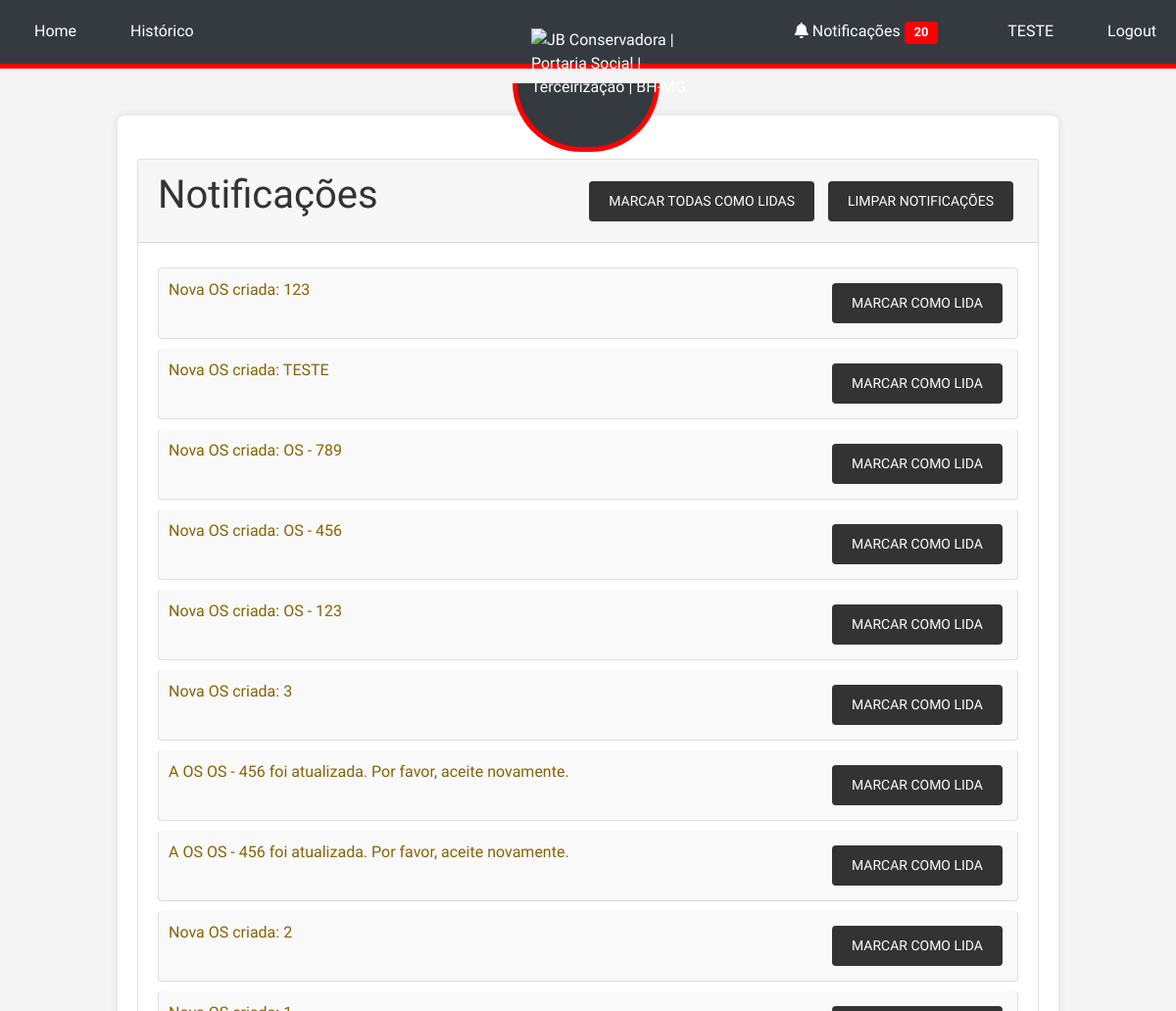
The page /notifications (signed in, upper part) on the database as committed earlier.
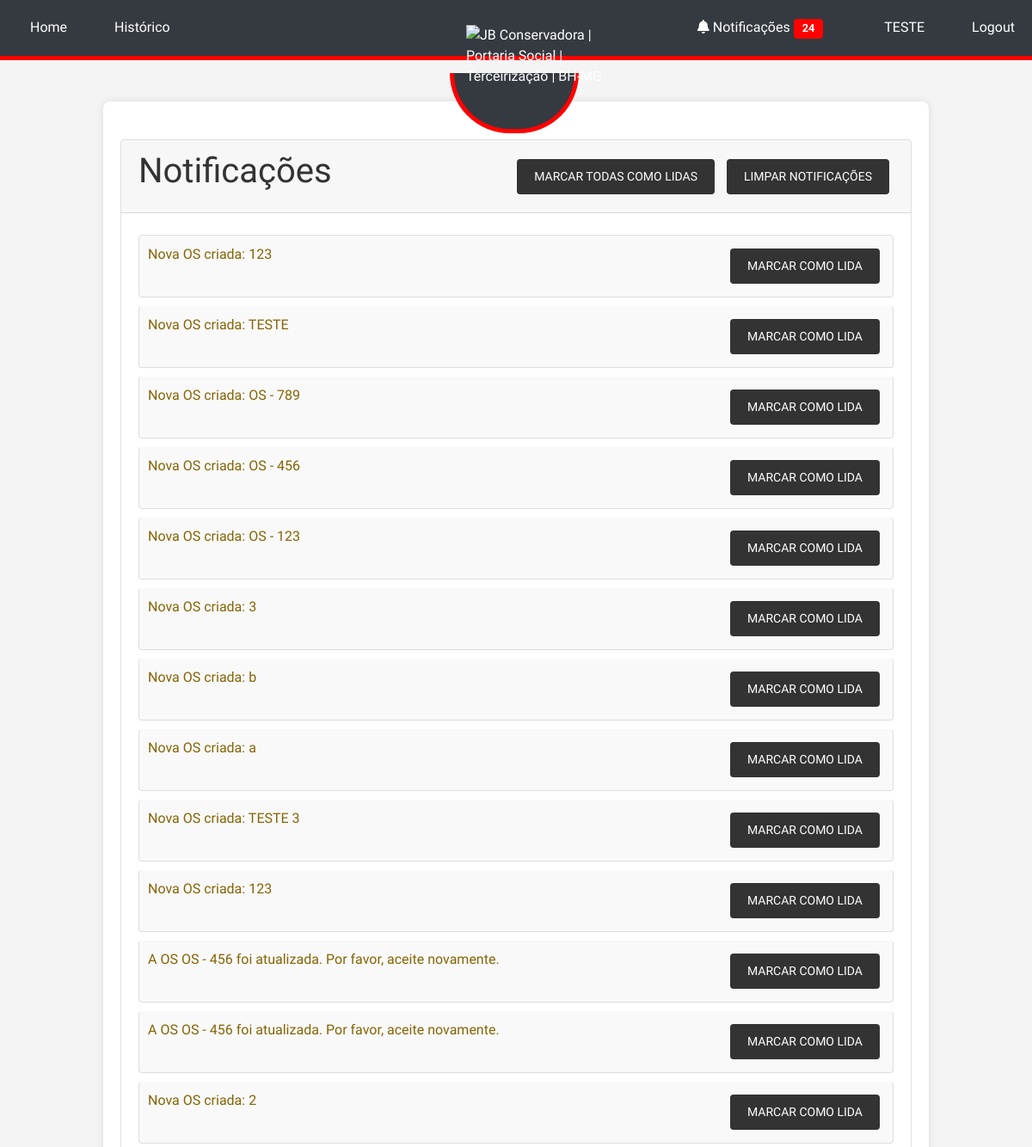
The same page on the database as committed later.
### tables this page shows
CREATE TABLE notifications (
            id INTEGER PRIMARY KEY AUTOINCREMENT,
            user_id INTEGER,
            message TEXT,
            is_read INTEGER DEFAULT 0,
            created_at TEXT, os_id INTEGER,
            FOREIGN KEY(user_id) REFERENCES users(id)
        );

### app.py (the view)
    @app.route('/notifications')
    @login_required
    def notifications():
        try:
            conn = sqlite3.connect('site.db')
            c = conn.cursor()
            c.execute('SELECT * FROM notifications WHERE user_id = ? ORDER BY created_at DESC', (current_user.id,))
            notifications = c.fetchall()
            conn.close()
            return render_template('notifications.html', notifications=notifications)
        except Exception as e:
            app.logger.error(f"Erro ao carregar notificações: {e}")
            flash('Ocorreu um erro ao carregar as notificações.')
            return redirect(url_for('index'))

### templates/notifications.html
{% extends "base.html" %}
{% block content %}
  <div class="card mt-4">
    <div class="card-header d-flex justify-content-between align-items-center">
      <h1 class="card-title">Notificações</h1>
      <div>
        <a href="{{ url_for('mark_all_as_read') }}" class="btn btn-primary btn-sm">Marcar todas como lidas</a>
        <a href="{{ url_for('clear_notifications') }}" class="btn btn-danger btn-sm">Limpar notificações</a>
      </div>
    </div>
    <div class="card-body">
      <ul class="list-group">
        {% for notification in notifications %}
          <li class="list-group-item {% if not notification[3] %}list-group-item-warning{% endif %}">
            {{ notification[2] }}
            {% if not notification[3] %}
              <a href="{{ url_for('mark_as_read', notification_id=notification[0]) }}" class="btn btn-sm btn-primary float-right ml-2">Marcar como lida</a>
            {% endif %}
          </li>
        {% endfor %}
      </ul>
    </div>
  </div>
{% endblock %}

### templates/base.html (shortened to what this page needs)
<!DOCTYPE html>
<html lang="en">
<head>
    <link rel="stylesheet" href="https://stackpath.bootstrapcdn.com/bootstrap/4.5.2/css/bootstrap.min.css">
    <link rel="stylesheet" href="{{ url_for('static', filename='style.css') }}">
    <link rel="stylesheet" href="https://cdnjs.cloudflare.com/ajax/libs/font-awesome/5.15.3/css/all.min.css">
</head>
<body>
    {% if request.endpoint != 'login' %}
    <div class="navbar">
        <div class="navbar-left">
            <a href="{{ url_for('index') }}" class="menu-item">Home</a>
            {% if current_user.is_authenticated %}
                <a href="{{ url_for('history') }}" class="menu-item">Histórico</a>
            {% else %}
                <a href="{{ url_for('login') }}" class="menu-item">Login</a>
            {% endif %}
        </div>
        <div class="logo-container">
            <img src="https://jbconservadora.com.br/wp-content/uploads/2020/09/logo-final-jb.png" alt="JB Conservadora | Portaria Social | Terceirização | BH-MG" class="logo">
        </div>
        <div class="navbar-right">
            {% if current_user.is_authenticated %}
                <a href="{{ url_for('notifications') }}" class="menu-item mr-3">
                    <i class="fas fa-bell"></i> Notificações
                    {% if g.unread_notifications_count > 0 %}
                        <span class="badge badge-danger">{{ g.unread_notifications_count }}</span>
                    {% endif %}
                </a>
                <a class="menu-item">{{ current_user.username }}</a>
                <a href="{{ url_for('logout') }}" class="menu-item">Logout</a>
            {% endif %}
        </div>
    </div>
    {% endif %}
    <div class="container mt-5">
        {% block content %}{% endblock %}
    </div>
</body>
</html>

Rows that differ between the two databases and show on the page:
added notifications: message "Nova OS criada: b"
added notifications: message "Nova OS criada: a"
added notifications: message "Nova OS criada: TESTE 3"
added notifications: message "Nova OS criada: 123"
Other text that changed with them:
{{ g.unread_notifications_count }}: "20" → "24"
